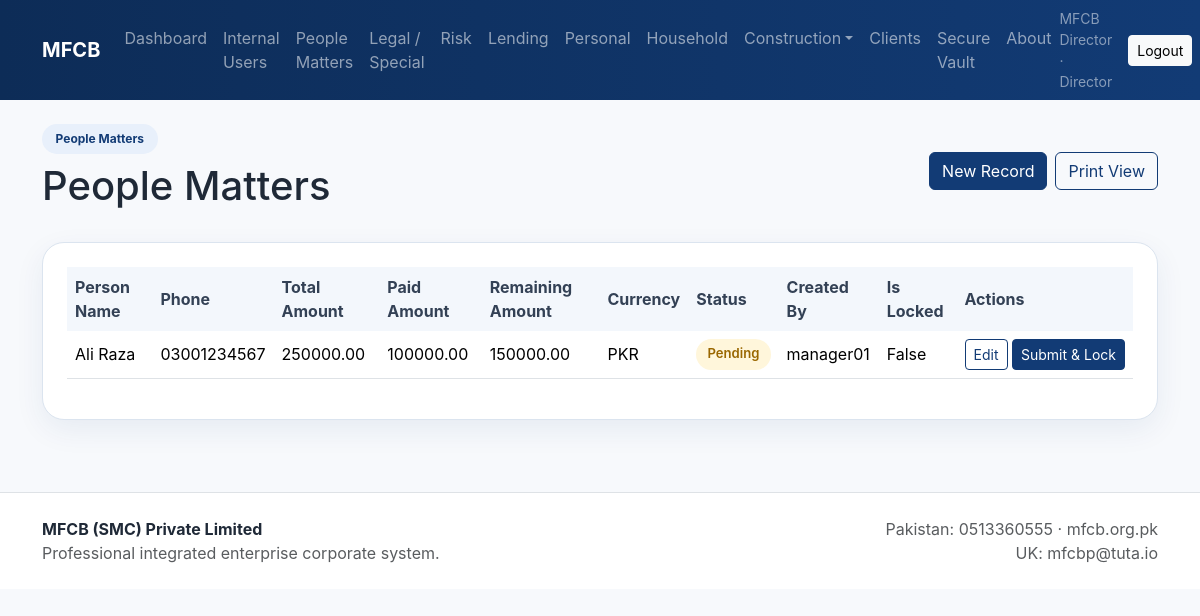
Screenshot of /module/people (signed in) with the database file from the repository.
### app.py (models this page shows, shortened)
class User(db.Model):
    id = db.Column(db.Integer, primary_key=True)
    full_name = db.Column(db.String(150), nullable=False)
    username = db.Column(db.String(80), unique=True, nullable=False, index=True)
    password_hash = db.Column(db.String(255), nullable=False)
    role = db.Column(db.String(30), nullable=False)
    is_active = db.Column(db.Boolean, default=True)
    client_profile_id = db.Column(db.Integer, db.ForeignKey("client_profile.id"), nullable=True)
    client_profile = db.relationship("ClientProfile", foreign_keys=[client_profile_id], backref="account_user", uselist=False)

class BaseRecordMixin:
    id = db.Column(db.Integer, primary_key=True)
    created_by = db.Column(db.String(80), nullable=False)
    submitted_at = db.Column(db.DateTime, nullable=True)
    is_locked = db.Column(db.Boolean, default=False)
    created_at = db.Column(db.DateTime, default=now_utc)

class PeopleMatter(db.Model, BaseRecordMixin):
    person_name = db.Column(db.String(120), nullable=False)
    phone = db.Column(db.String(50), default="")
    total_amount = db.Column(db.Numeric(12,2), default=0)
    paid_amount = db.Column(db.Numeric(12,2), default=0)
    remaining_amount = db.Column(db.Numeric(12,2), default=0)
    currency = db.Column(db.String(20), default="PKR")
    payment_method = db.Column(db.String(50), default="")
    transaction_id = db.Column(db.String(100), default="")
    contact_mode = db.Column(db.String(50), default="")
    case_flag = db.Column(db.String(80), default="")
    case_details = db.Column(db.Text, default="")
    notes = db.Column(db.Text, default="")
    status = db.Column(db.String(30), default="pending")

### app.py (the view)
@app.route("/module/<module_key>")
@login_required
def module_list(module_key):
    user = current_user()
    config = MODULES.get(module_key)
    if not config:
        abort(404)
    model = config["model"]
    query = model.query.order_by(model.id.desc())
    if user.role in ["manager", "operator"]:
        query = query.filter_by(created_by=user.username)
    records = query.all()
    return render_template("shared/module_list.html", module_key=module_key, config=config, records=records)

### app.py (called while the page is built)
def current_user():
    uid = session.get("user_id")
    if not uid:
        return None
    return User.query.get(uid)

@app.context_processor
def inject_globals():
    return {"current_user": current_user(), "MODULES": MODULES, "decimal_to_str": decimal_to_str, "attribute": getattr}

def login_required(fn):
    from functools import wraps
    @wraps(fn)
    def wrapper(*args, **kwargs):
        if not current_user():
            flash("Please sign in first.", "danger")
            return redirect(url_for("access_portal"))
        return fn(*args, **kwargs)
    return wrapper

### templates/shared/module_list.html (shortened to what this page needs)
{% extends 'base.html' %}
{% block content %}
<section class="container">
  <div class="d-flex flex-wrap justify-content-between align-items-center gap-3 mb-4">
    <div>
      <span class="badge badge-soft">{{ config.nav_group }}</span>
      <h1 class="mt-2">{{ config.title }}</h1>
    </div>
    <div class="d-flex gap-2">
      <a class="btn btn-primary" href="{{ url_for('module_new', module_key=module_key) }}">New Record</a>
      <a class="btn btn-outline-primary" href="{{ url_for('report_module', module_key=module_key) }}" target="_blank">Print View</a>
    </div>
  </div>
  <div class="card soft-card">
    <div class="card-body table-responsive">
      <table class="table align-middle">
        <thead>
          <tr>
            {% for col in config.columns %}<th>{{ col|replace('_', ' ')|title }}</th>{% endfor %}
            <th>Actions</th>
          </tr>
        </thead>
        <tbody>
          {% for r in records %}
          <tr>
            {% for col in config.columns %}
            <td>
              {% set val = attribute(r, col) %}
              {% if col in ['status', 'case_status', 'payment_status', 'documents_status', 'form_submitted', 'embassy_status', 'work_permit_status', 'mofa_status', 'paid_status', 'step_status'] %}
                <span class="status-chip status-{{ val }}">{{ val }}</span>
              {% else %}
                {{ val }}
              {% endif %}
            </td>
            {% endfor %}
            <td class="text-nowrap">
              {% if current_user.role == 'director' or (r.created_by == current_user.username and not r.is_locked) %}
              <a href="{{ url_for('module_edit', module_key=module_key, record_id=r.id) }}" class="btn btn-sm btn-outline-primary">Edit</a>
              {% endif %}
              {% if not r.is_locked or current_user.role == 'director' %}
              <form method="post" action="{{ url_for('module_submit', module_key=module_key, record_id=r.id) }}" class="d-inline">
                <button class="btn btn-sm btn-primary">Submit & Lock</button>
              </form>
              {% endif %}
            </td>
          </tr>
          {% else %}
          <tr><td colspan="{{ config.columns|length + 1 }}" class="text-center text-muted py-4">No records available yet.</td></tr>
          {% endfor %}
        </tbody>
      </table>
    </div>
  </div>
</section>
{% endblock %}

### templates/base.html (shortened to what this page needs)
<!doctype html>
<html lang="en">
<head>
  <link href="https://cdn.jsdelivr.net/npm/bootstrap@5.3.3/dist/css/bootstrap.min.css" rel="stylesheet">
  <link href="{{ url_for('static', filename='css/style.css') }}" rel="stylesheet">
</head>
<body>
<nav class="navbar navbar-expand-lg navbar-dark mfcb-nav sticky-top">
  <div class="container">
    <a class="navbar-brand fw-bold" href="{{ url_for('home') }}">MFCB</a>
    <div class="collapse navbar-collapse" id="navbarsExample">
      {% if not current_user %}
      <ul class="navbar-nav me-auto mb-2 mb-lg-0">
        <li class="nav-item"><a class="nav-link" href="{{ url_for('home') }}">Home</a></li>
        <li class="nav-item"><a class="nav-link" href="{{ url_for('about') }}">About</a></li>
        <li class="nav-item"><a class="nav-link" href="{{ url_for('pakistan_real_estate') }}">Pakistan Real Estate</a></li>
        <li class="nav-item"><a class="nav-link" href="{{ url_for('pakistan_construction') }}">Pakistan Construction</a></li>
        <li class="nav-item"><a class="nav-link" href="{{ url_for('uk_real_estate_construction') }}">UK Real Estate & Construction</a></li>
        <li class="nav-item"><a class="nav-link" href="{{ url_for('projects') }}">Projects</a></li>
        <li class="nav-item"><a class="nav-link" href="{{ url_for('contact') }}">Contact</a></li>
        <li class="nav-item"><a class="nav-link" href="{{ url_for('access_portal') }}">Access Portal</a></li>
      </ul>
      {% else %}
      <ul class="navbar-nav me-auto mb-2 mb-lg-0">
        {% if current_user.role == 'director' %}
          <li class="nav-item"><a class="nav-link" href="{{ url_for('dashboard') }}">Dashboard</a></li>
          <li class="nav-item"><a class="nav-link" href="{{ url_for('internal_users') }}">Internal Users</a></li>
          <li class="nav-item"><a class="nav-link" href="{{ url_for('module_list', module_key='people') }}">People Matters</a></li>
          <li class="nav-item"><a class="nav-link" href="{{ url_for('module_list', module_key='legal') }}">Legal / Special</a></li>
          <li class="nav-item"><a class="nav-link" href="{{ url_for('module_list', module_key='risk') }}">Risk</a></li>
          <li class="nav-item"><a class="nav-link" href="{{ url_for('module_list', module_key='lending') }}">Lending</a></li>
          <li class="nav-item"><a class="nav-link" href="{{ url_for('module_list', module_key='personal') }}">Personal</a></li>
          <li class="nav-item"><a class="nav-link" href="{{ url_for('module_list', module_key='household') }}">Household</a></li>
          <li class="nav-item dropdown">
            <a class="nav-link dropdown-toggle" href="#" data-bs-toggle="dropdown">Construction</a>
          </li>
          <li class="nav-item"><a class="nav-link" href="{{ url_for('clients') }}">Clients</a></li>
          <li class="nav-item"><a class="nav-link" href="{{ url_for('secure_vault') }}">Secure Vault</a></li>
          <li class="nav-item"><a class="nav-link" href="{{ url_for('about_internal') }}">About</a></li>
        {% elif current_user.role == 'client' %}
          <li class="nav-item"><a class="nav-link" href="{{ url_for('client_portal') }}">Portal</a></li>
          <li class="nav-item"><a class="nav-link" href="{{ url_for('about_internal') }}">About</a></li>
        {% endif %}
      </ul>
      <div class="d-flex align-items-center gap-3">
        <span class="small text-white-50">{{ current_user.full_name }} · {{ current_user.role|title }}</span>
        <a class="btn btn-light btn-sm" href="{{ url_for('logout') }}">Logout</a>
      </div>
      {% endif %}
    </div>
  </div>
</nav>
<main class="py-4">
  {% block content %}{% endblock %}
</main>
<footer class="border-top py-4 mt-5 bg-white">
  <div class="container d-flex justify-content-between flex-wrap gap-2">
    <div>
      <strong>MFCB (SMC) Private Limited</strong><br>
      <span class="text-muted">Professional integrated enterprise corporate system.</span>
    </div>
    <div class="text-muted text-end">
      Pakistan: 0513360555 · mfcb.org.pk<br>
      UK: mfcbp@tuta.io
    </div>
  </div>
</footer>
</body>
</html>

### static/css/style.css (style rules this page uses)
:root { --mfcb-blue:#123b75; --mfcb-blue-dark:#0d2c57; --mfcb-light:#f4f7fb; --mfcb-border:#dbe4ef; --mfcb-text:#1f2937; }
body { background:#f7f9fc;color:var(--mfcb-text);font-family:Inter,Segoe UI,Arial,sans-serif }
.mfcb-nav { background:linear-gradient(90deg,var(--mfcb-blue-dark),var(--mfcb-blue)) }
.hero-card,.soft-card,.stat-card,.access-card,.info-box,.address-box { background:#fff;border:1px solid var(--mfcb-border);border-radius:22px;box-shadow:0 10px 30px rgba(18,59,117,.07) }
.soft-card .card-body { padding:1.5rem }
.badge-soft { background:#e8f0fb;color:var(--mfcb-blue);padding:.55rem .85rem;border-radius:999px }
.btn-primary { background:var(--mfcb-blue);border-color:var(--mfcb-blue) }
.btn-outline-primary { color:var(--mfcb-blue);border-color:var(--mfcb-blue) }
.status-chip { display:inline-block;padding:.35rem .7rem;border-radius:999px;font-size:.82rem;font-weight:600;text-transform:capitalize }
.status-pending,.status-in_progress,.status-warning { background:#fff6db;color:#9a6700 }
.table thead th { background:#f3f7fc;color:#334155;border-bottom:none }
.table td,.table th { vertical-align:middle }

### rows the page displays
User: full_name "MFCB Director", role "Director"
PeopleMatter: columns "Ali Raza" "03001234567" "250000.00" "100000.00" "150000.00" "PKR" "manager01" "False", columns "Pending"

### other values shown
{{ config.nav_group }} "People Matters"
{{ config.title }} "People Matters"
{{ col|replace('_', ' ')|title }} "Person Name" "Phone" "Total Amount" "Paid Amount" "Remaining Amount" "Currency" "Status" "Created By" "Is Locked"
